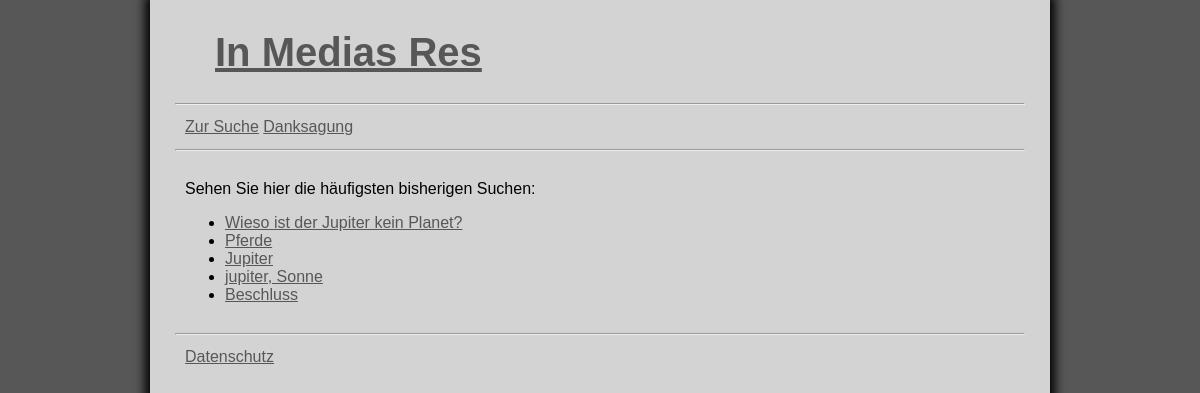
Before: / with the older database file.
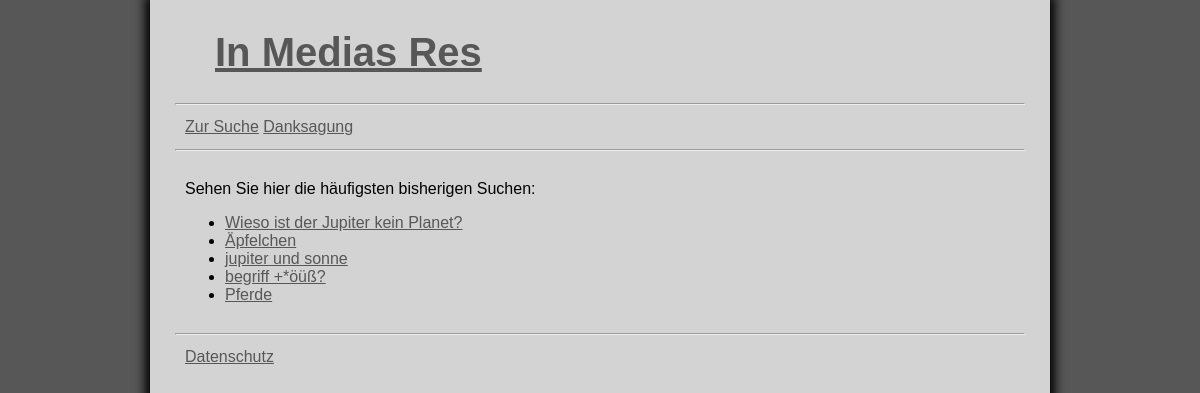
After: the same page with the newer database file.
### GUI/models.py (models this page shows, shortened)
class Suchbegriff(models.Model):
    suchbegriff_text = models.CharField(max_length=200)
    anzahl = models.IntegerField(default=0)
    absatz = models.CharField(max_length=7, default=None)           # Hier wäre eine Liste schön, sodass mehrere Absätze angezeigt werden und vielleicht ein Zähler, welcher am häufigsten angeschaut wurde, aus dem man auswählen kann.

### GUI/views.py (the view)
# urls.py: path("", views.index, name="index"),
def index(request):
    ''' 1 Häufigste Begriffe erstellen '''
    häufigste_begriffe = Suchbegriff.objects.order_by("-anzahl")[:5]
    template = loader.get_template("GUI/index.html")
    context = {
        "häufigste_begriffe": häufigste_begriffe,
    }
    return HttpResponse(template.render(context, request))

### GUI/templates/GUI/index.html (shortened to what this page needs)
{% load static %}
<link rel="stylesheet" href="{% static 'GUI/style.css' %}">
<h1><a href="{% url 'index' %}">In Medias Res</a></h1>
<hr>
<div><a href="{% url 'suche' %}">Zur Suche</a> <a href="{% url 'dank' %}">Danksagung</a></div>
<hr>
<div>
    <p>Sehen Sie hier die häufigsten bisherigen Suchen:</p>
    {% if häufigste_begriffe %}
        <ul>
            {% for suchbegriff in häufigste_begriffe %}
                <li><a href="{% url 'ergebnis' suchbegriff.suchbegriff_text %}">{{ suchbegriff.suchbegriff_text }}</a></li>
            {% endfor %}
        </ul>
    {% else %}
        <p>Es wurden bisher keine Begriffe gesucht.</p>
    {% endif %}
</div>
<hr>
<div><a href="{% url 'datenschutz' %}">Datenschutz</a></div>

Changed rows visible on the page:
no longer on this page (row unchanged): Suchbegriff: suchbegriff_text "Jupiter"
no longer on this page (row unchanged): Suchbegriff: suchbegriff_text "jupiter, Sonne"
no longer on this page (row unchanged): Suchbegriff: suchbegriff_text "Beschluss"
added Suchbegriff: suchbegriff_text "Äpfelchen"
added Suchbegriff: suchbegriff_text "jupiter und sonne"
added Suchbegriff: suchbegriff_text "begriff +*öüß?"
